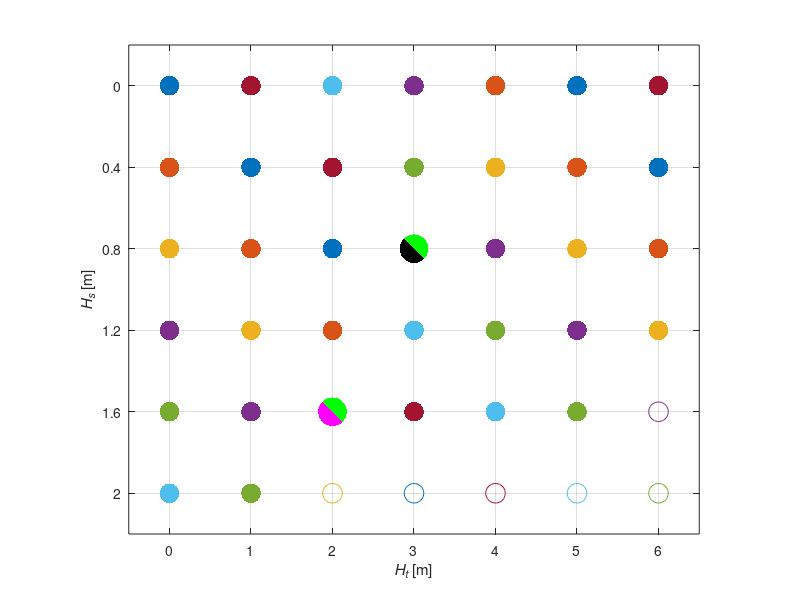

Write the MATLAB code that produced this figure.
% Date:     30/08/2023
% Author:   ERS

% This script plots a schematic of delta formation regimes for the
% manuscript.

% v2 (23/11/2023) - Added functionality for plotting mixed colour circles, based on:
% https://uk.mathworks.com/matlabcentral/answers/705243-make-marker-dots-in-plot-be-two-semi-circles-each-filled-with-different-color

%% PREAMBLE FOR MIXED CIRCLES
R = 0.175;

th = linspace(pi/4, 5*pi/4)';
xL = R*cos(th);
yL = R*sin(th);

th = linspace(pi/4, -3*pi/4)';
xR = R*cos(th);
yR = R*sin(th);

%% PLOTS
dttDeltaRegimePlot = figure(3100);
clf reset
scatter(0,0,200,'bo','filled')
hold on
scatter(0,1,200,'bo','filled')
scatter(0,2,200,'bo','filled')
scatter(0,3,200,'bo','filled')
scatter(0,4,200,'mo','filled')
scatter(0,5,200,'mo','filled')

% scatter(0.5,0,'bo','filled')

scatter(1,0,200,'ko','filled')
scatter(1,1,200,'ko','filled')
scatter(1,2,200,'ko','filled')
scatter(1,3,200,'ko','filled')
scatter(1,4,200,'mo','filled')
scatter(1,5,200,'mo','filled')

scatter(2,0,200,'ko','filled')
scatter(2,1,200,'ko','filled')
scatter(2,2,200,'ko','filled')
scatter(2,3,200,'ko','filled')
% scatter(2,4,200,'co','filled')
patch(xL+2,yL+4,'m','edgeColor','none');
patch(xR+2,yR+4,'g','edgeColor','none');
scatter(2,5,200,'rx')

scatter(3,0,200,'ko','filled')
scatter(3,1,200,'ko','filled')
% scatter(3,2,200,'co','filled')
patch(xL+3,yL+2,'k','edgeColor','none');
patch(xR+3,yR+2,'g','edgeColor','none');
scatter(3,3,200,'go','filled')
scatter(3,4,200,'go','filled')
scatter(3,5,200,'rx')

scatter(4,0,200,'ko','filled')
scatter(4,1,200,'ko','filled')
scatter(4,2,200,'go','filled')
scatter(4,3,200,'go','filled')
scatter(4,4,200,'go','filled')
scatter(4,5,200,'rx')

scatter(5,0,200,'ko','filled')
scatter(5,1,200,'ko','filled')
scatter(5,2,200,'go','filled')
scatter(5,3,200,'go','filled')
scatter(5,4,200,'go','filled')
scatter(5,5,200,'rx')

scatter(6,0,200,'ko','filled')
scatter(6,1,200,'ko','filled')
scatter(6,2,200,'go','filled')
scatter(6,3,200,'go','filled')
scatter(6,4,200,'rx')
scatter(6,5,200,'rx')

box on
grid on
axis equal
xlim([-0.5 6.5])
ylim([-0.5 5.5])
yticks(0:5)
yticklabels(0:0.4:2)
xlabel('{\itH_t} [m]')
ylabel('{\itH_s} [m]')
set(gca,'yDir','reverse')

%% EXPORT PLOT
% exportgraphics(dttDeltaRegimePlot,['../MATLAB export/Final/dttDeltaRegimes_v5.png'],'Resolution',150);